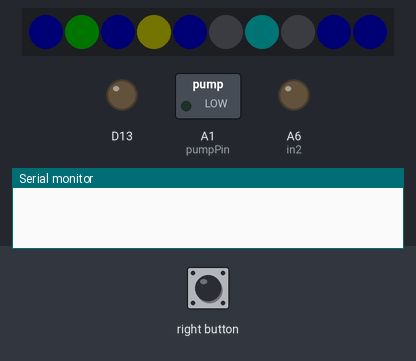
Bench run of a sketch on a simulated Adafruit Circuit Playground Express. On the bench: 10 RGB LEDs in strip order, left to right, switched loads named in the sketch (green lamp = pin HIGH), output pins drawn as LEDs (lit = HIGH), the last lines printed to the serial monitor. Dashed ring = blinking. The test bench sets the inputs (shaded band). Dim RGB values are drawn brighter than linear; random numbers use the default seed unless the sketch sets one.

Above: at 0.7 s.
2.1 s: right button pressed for 0.15 s
At 2.27 s:
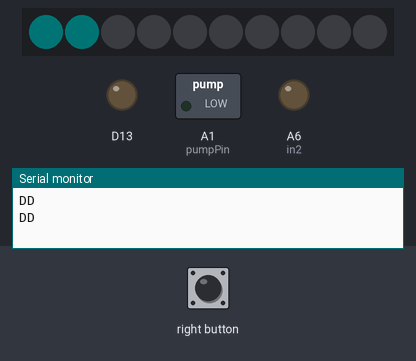
2.8 s: right button pulsed HIGH 5 times (0.12 s each, 0.3 s apart)
At 4.43 s:
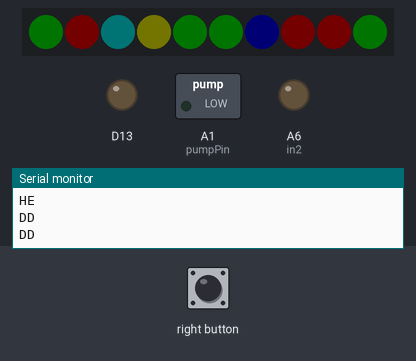
5.8 s: right button pressed for 1 s
At 8.0 s:
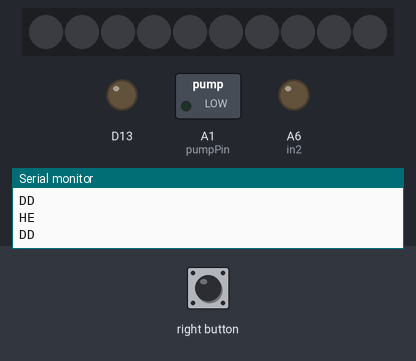
8.3 s: right button pressed for 0.15 s
At 8.37 s:
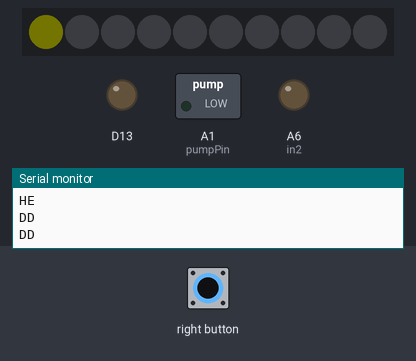
9.0 s: right button pulsed HIGH 5 times (0.12 s each, 0.3 s apart)
At 10.63 s:
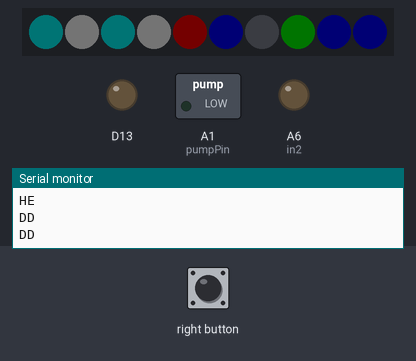
12.0 s: right button pressed for 3.2 s
At 12.7 s:
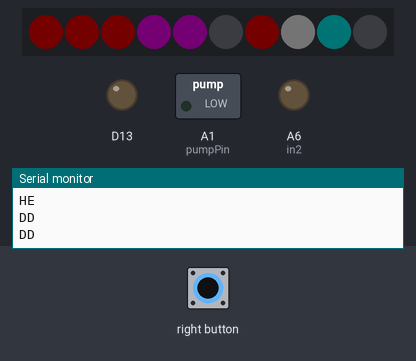
Timing chart, 0 to 15.0 s (numbered marks = the images above; inputs shaded):
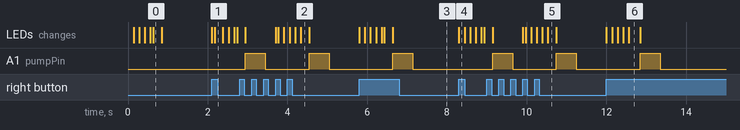

The sketch:

fire.ino
```cpp
/*
 * When you press the fire button, have the LEDs trace out a circle, and then
 * trigger the spraying. While the spraying is happening the LEDs
 * flash in red at high frequency.
 *
 */
#include <Adafruit_CircuitPlayground.h>

//You must not use pins 4 and 5 (buttons).
#define pumpPin A1
#define in2 A6 //this will be gnd

bool fireButtonState = 0;
bool prevFireButtonState = -1;

void setup() {
  Serial.begin(9600);
  CircuitPlayground.begin();
  CircuitPlayground.clearPixels();

  pinMode(pumpPin,OUTPUT);
  pinMode(in2,OUTPUT);
  digitalWrite(in2,LOW);


  makeCircle(1,70);
}

void loop() {
  //If the button is pressed, then start LED circle.
  fireButtonState = CircuitPlayground.rightButton();
  if(fireButtonState != prevFireButtonState){ //if buttonstate has changed.
    Serial.println("DD");
    if(fireButtonState == HIGH){  //and if it is now pressed.
          makeCircle(1,70);
          Serial.println("HE");
          spray(255, 500);
          delay(50); //debounce
    }
  }
  prevFireButtonState = fireButtonState;
}

void startSpray(uint8_t dutyCycle){
  analogWrite(pumpPin, dutyCycle);
}
void stopSpray(){
  digitalWrite(pumpPin,LOW);
}
void spray(uint8_t dutyCycle, int duration){
  analogWrite(pumpPin, dutyCycle);
  delay(duration);
  digitalWrite(pumpPin, LOW);
}

void setPixelsRed(uint8_t brightness){
  CircuitPlayground.setBrightness(brightness);
  for(int i=0; i<10; i++){
    CircuitPlayground.setPixelColor(i, 255,1,1);
  }
}

void setPixelsOff(){
  CircuitPlayground.clearPixels();
}


void makeCircle(uint8_t brightness, uint8_t d){ //the argument is the delay b/n LEDs.
  CircuitPlayground.setBrightness(brightness);
  for(int i=0; i<10; i++){
    CircuitPlayground.setPixelColor(i, rnd(),rnd(),rnd());
    delay(d);
  }
  delay(2*d);
  CircuitPlayground.clearPixels();
}

int rnd(){
  //returns a random value between 0 and 255
  return rand() % 255;
}
```

Measured:
- after the input at 2.1 s, the LEDs: first change at once (image 1 shows a later state)
- after the input at 5.8 s, A1 (pumpPin): LOW → HIGH after 0.84 s, → LOW 0.50 s later; the LEDs: first change at once (image 3 shows a later state)
- after the input at 8.3 s, the LEDs: change at once (image 4)
- after the input at 12.0 s, A1 (pumpPin): LOW → HIGH after 0.84 s, → LOW 0.50 s later; the LEDs: first change at once (image 6 shows a later state)
- by itself, A1 (pumpPin): alternates HIGH for 0.50 s and LOW for 1.1 s
